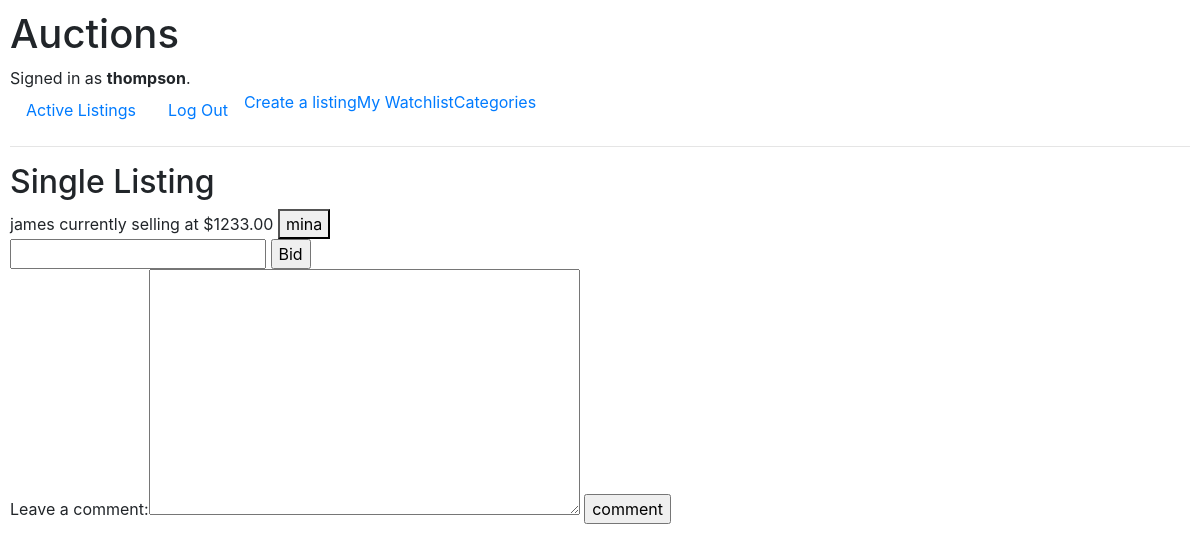
Screenshot of /listings/james?id=1 (signed in) with the database file from the repository.
### auctions/models.py (models this page shows, shortened)
class User(AbstractUser):
    pass

class Listing(models.Model):
	title = models.CharField("Listing Title", max_length=100)
	seller = models.ForeignKey(User, on_delete=models.CASCADE, related_name="listings")
	currentPrice = models.DecimalField("Start price", max_digits=12, decimal_places=2)
	description = models.TextField("Listing Description")
	isActive = models.BooleanField()
	DEFAULTIMAGE = "https://www.freeiconspng.com/uploads/no-image-icon-4.png"
	imageUrl = models.URLField("Image Link", default=DEFAULTIMAGE,
	 help_text="enter an optional image link for your listing")
	DEFAULTCATEGORY = "Untagged"
	category = models.ForeignKey(Category, on_delete=models.CASCADE, to_field="name", related_name="listings",
									 default=DEFAULTCATEGORY)
	def isClosed(self):
		return not self.isActive
	def __str__(self):
		return f"{self.title} currently selling at ${self.currentPrice}"

### auctions/views.py (the view)
# urls.py: path("listings/<str:listing>", views.single_listing, name="single_listing"),
def single_listing(request, listing):
    try:
        listing = Listing.objects.get(id=request.GET["id"], title=listing)
    except Listing.DoesNotExist:
         return render(request, "auctions/errors.html", {
            "error_message":"error: listing does not exist"
        })
    if request.user.is_authenticated and listing.isClosed():
        user_is_winner = listing.highestBidder() == request.user
    else:
        user_is_winner = False
    CommentForm = modelform_factory(Comment, exclude=("commenter","listing"))
    return render(request, "auctions/single_listing.html",{
        "listing":listing, "user_is_winner":user_is_winner,
        "commentform":CommentForm
    })

### auctions/templates/auctions/single_listing.html (shortened to what this page needs)
{% extends "auctions/layout.html" %}
{% block body %}
   <h2> Single Listing </h2>
   {{ listing }}
   {% if user.is_authenticated %}
		<button id="edit-watchlist"> {{listing.seller}}</button>
	    <form method="post" action="{% url 'make_bid' listing_id=listing.id %}">
		   	<input type="number" step="0.01" name="bid" required="true">
		   	<input type="submit" value="Bid" required="true">
	   	</form>
		<form method="post" action="{% url 'add_comment' listing_id=listing.id %}">
		   	{{ commentform }}
		   	<input type="submit" value="comment" required="true">
	    </form>
    {% endif %}
{% endblock %}

### auctions/templates/auctions/layout.html (shortened to what this page needs)
{% load static %}
<!DOCTYPE html>
<html lang="en">
    <head>
        <link rel="stylesheet" href="https://stackpath.bootstrapcdn.com/bootstrap/4.4.1/css/bootstrap.min.css">
        <link href="{% static 'auctions/styles.css' %}" rel="stylesheet">
    </head>
    <body>
        <h1>Auctions</h1>
        <div>
            {% if user.is_authenticated %}
                Signed in as <strong>{{ user.username }}</strong>.
            {% else %}
                Not signed in.
            {% endif %}
        </div>
        <ul class="nav">
            <li class="nav-item">
                <a class="nav-link" href="{% url 'index' %}">Active Listings</a>
            </li>
            {% if user.is_authenticated %}
                <li class="nav-item">
                    <a class="nav-link" href="{% url 'logout' %}">Log Out</a>
                </li>
                <li class="nav-item">
                   <a href='{% url "create_listing" %}'> Create a listing</a>
                </li>
                <li class="nav-item">
                   <a href='{% url "show_watchlist" %}'> My Watchlist</a>
                </li>
                <li class="nav-item">
                   <a href='{% url "categories" %}'> Categories </a>
                </li>
            {% endif %}
        </ul>
        <hr>
        {% block body %}
        {% endblock %}
    </body>
</html>

### auctions/static/auctions/styles.css (style rules this page uses)
body { padding: 10px; }

### rows the page displays
User: username "thompson"
Listing: title+currentPrice "james currently selling at $1233.00", seller "mina"
